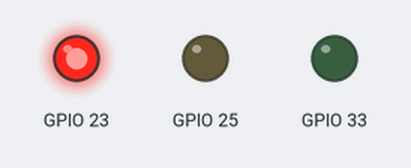
The program below on a simulated ESP32. Parts: output pins drawn as LEDs (lit = HIGH). What the program prints to the serial monitor is not drawn.

Above: at 2.5 s.
At 12.5 s:
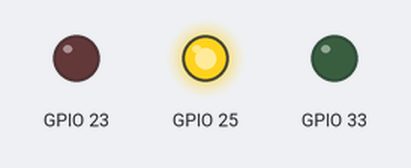
At 22.5 s:
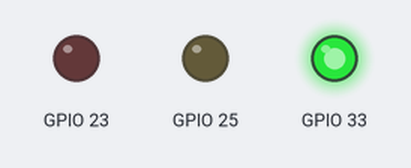
At 27.5 s:
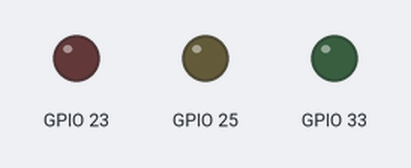
Timing chart, 0 to 39.0 s (numbered marks = the images above):
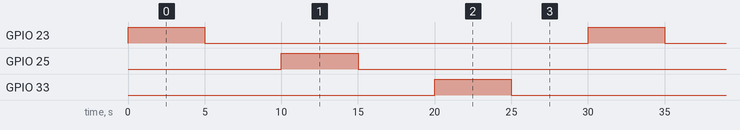

The program:

main.cpp
```cpp
#include <Arduino.h>

// put function declarations here:
int Merah= 23;
int Kuning= 25;
int Hijau= 33;

void setup() {
  // put your setup code here, to run once:
  Serial.begin(115200);
  Serial.println("Hello, ESP32!");
  pinMode(23, OUTPUT);
  pinMode(25, OUTPUT);
  pinMode(33, OUTPUT);
}

void loop() {
  digitalWrite(23, HIGH);// put your main code here, to run repeatedly:
  delay(5000); // this speeds up the simulation
  digitalWrite(23, LOW);
  delay(5000);

  digitalWrite(25, HIGH);
  delay(5000);
  digitalWrite(25, LOW);
  delay(5000);

  digitalWrite(33, HIGH);
  delay(5000);
  digitalWrite(33, LOW);
  delay(5000);
}
```

Measured:
- by itself, GPIO 23, GPIO 25, GPIO 33: alternates HIGH for 5.0 s and LOW for 25.0 s
- by itself, everything shown: repeats every 30.0 s, in 6 steps
